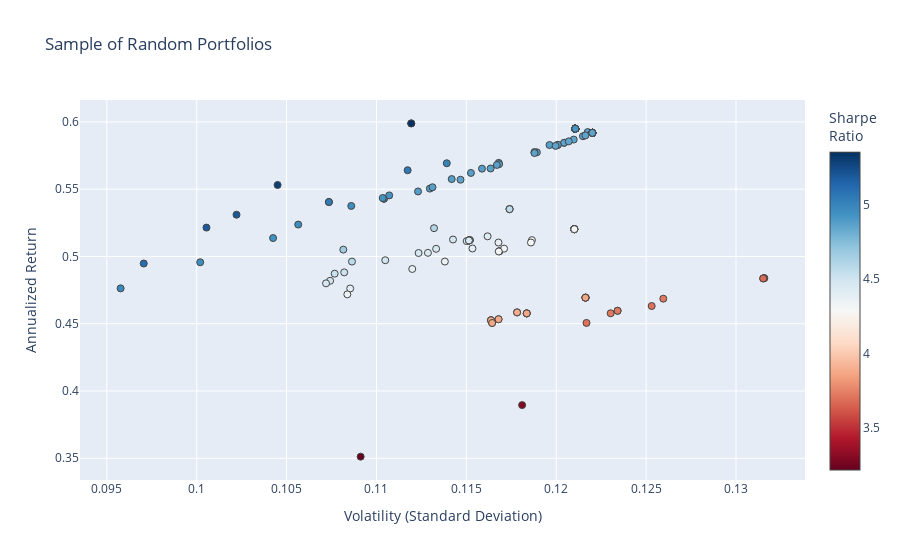

Here is the notebook cell this chart was saved with:
### Code cell
fig = go.Figure()

fig.add_trace(go.Scatter(
    x=[p["variance"]**0.5 for p in total_portfolios],  # Convert variance to volatility
    y=[p["return"] for p in total_portfolios],
    mode='markers',
    marker=dict(
        color=[p["sharpe"] for p in total_portfolios],  # Sharpe Ratio
        showscale=True,
        size=7,
        line=dict(width=1),
        colorscale="RdBu",
        colorbar=dict(title="Sharpe<br>Ratio")
    ),
    hoverinfo='text',
    text=[
        f"Return: {p['return']:.3%}<br>Volatility: {p['variance']**0.5:.3f}<br>" +
        f"Sharpe Ratio: {p['return'] / (p['variance']**0.5):.3f}<br>" +
        "<br>".join([f"{p['tickers'][i]}: Weight={p['weights'][i]:.3f}" for i in range(len(p['tickers']))])
        for p in total_portfolios
    ],
    name="Portfolios"
))

fig.update_layout(
    title='Sample of Random Portfolios',
    xaxis_title='Volatility (Standard Deviation)',
    yaxis_title='Annualized Return',
    legend=dict(y=5
    )
)


fig.show()

### Figure 1 — Plotly figure (JSON) as saved in the notebook; plotly's stock layout.template omitted (floating-point values rounded to 4 significant figures; data arrays with more than 128 entries replaced by an {"elided": "..."} marker saying what was removed)
{"data": [{"hoverinfo": "text", "marker": {"color": {"elided": "301 float values"}, "colorbar": {"title": {"text": "Sharpe<br>Ratio"}}, "colorscale": [[0, "rgb(103,0,31)"], [0.1, "rgb(178,24,43)"], [0.2, "rgb(214,96,77)"], [0.3, "rgb(244,165,130)"], [0.4, "rgb(253,219,199)"], [0.5, "rgb(247,247,247)"], [0.6, "rgb(209,229,240)"], [0.7, "rgb(146,197,222)"], [0.8, "rgb(67,147,195)"], [0.9, "rgb(33,102,172)"], [1, "rgb(5,48,97)"]], "line": {"width": 1}, "showscale": true, "size": 7}, "mode": "markers", "name": "Portfolios", "text": {"elided": "301 str values"}, "type": "scatter", "x": {"elided": "301 float values"}, "y": {"elided": "301 float values"}}], "layout": {"legend": {"y": 5}, "title": {"text": "Sample of Random Portfolios"}, "xaxis": {"title": {"text": "Volatility (Standard Deviation)"}}, "yaxis": {"title": {"text": "Annualized Return"}}}}
